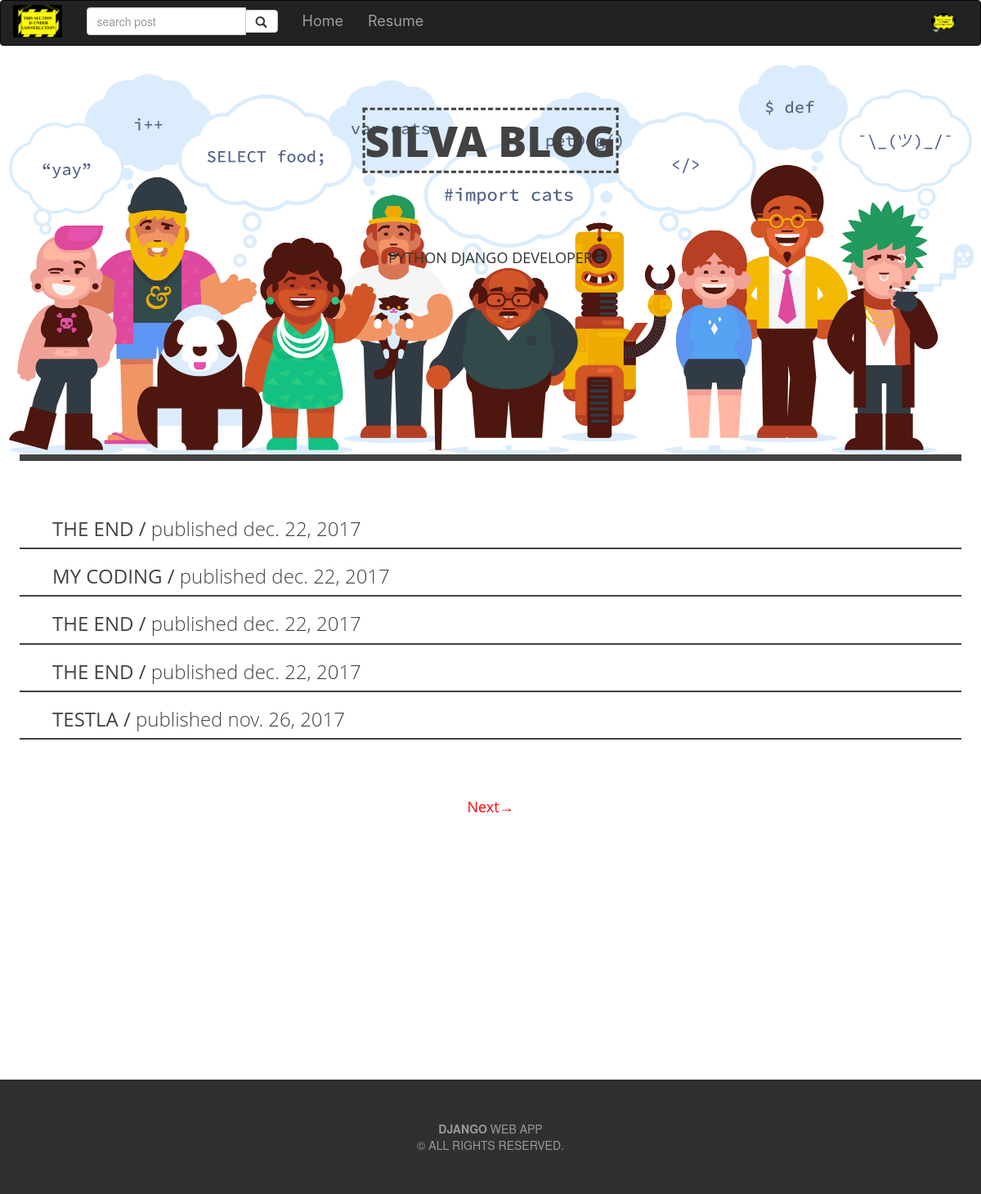
/post/list (signed in), run on the app's committed database.
### post/models.py (models this page shows, shortened)
class Post(models.Model):
    STATUS_CHOICE = (
       ('draft', 'Draft'),
       ('published', 'Published')
    )
    title    = models.CharField(max_length=50)
    slug     = models.SlugField(max_length=250 , unique_for_date='publish')
    author   = models.ForeignKey(User, related_name='blog_post')
    image = models.ImageField(upload_to=upload_location,
                                null=True,
                                blank=True,
                                height_field = 'height_field',
                                width_field = 'width_field',
                                )
    height_field = models.IntegerField(default=0)
    width_field = models.IntegerField(default=0)
    image_info = models.CharField(max_length=30, default='image info', null=True, blank=True)
    content  = models.TextField()
    publish  = models.DateTimeField(default=timezone.now)
    created  = models.DateTimeField(auto_now=True)
    updated  = models.DateTimeField(auto_now_add=True)
    status   = models.CharField(max_length=10, choices=STATUS_CHOICE, default='draft')
    objects = models.Manager()
    tags = TaggableManager()
    publishs = PostManager()
    class Meta:
        ordering = ('-publish',)
    def get_absolute_url(self):
        return reverse('post:post_detail', args=[self.publish.year,
                                 self.publish.month,
                                 self.publish.day,
                                 self.slug])

### post/views.py (the view)
class PostList(ListView):
    model = Post
    paginate_by = 5
    context_object_name = 'posts'
    def get_queryset(self):
        post_list = Post.publishs.all()
        if self.request.user.is_superuser or self.request.user.is_staff:
            post_list = Post.objects.all()
        return post_list
    template_name = 'post/list.html'

### post/models.py (called while the page is built)
    def get_queryset(self):
        pubquery = super(PostManager, self).get_queryset()
        query = pubquery.filter(status='published').filter(publish__lte=timezone.now())
        return query

### post/templates/post/list.html (shortened to what this page needs)
{% extends 'post/base.html' %}
{% block content %}
{% load static %}
<header class=" con-img" style="margin-top:20px;" >
		<img class="img-responsive"  src="{% static 'image\head.jpg'' %}" alt="image header">
		<p class="con-text" style="font-weight: 900;color: #424242; ">SILVA BLOG</p>
		<P class="con-bottom" style="text-transform: uppercase; ">python django developer</P>
</header>
<div class="head" style="border-top: solid #424242 8px; text-align: left; margin: 0px 24px 0px; mar
">
	<div style="padding-top: 50px">
	{% for post in posts %}
	<div style=" border-bottom: solid #424242 2px; 	font-family: "Open Sans", arial, sans-serif;" class="post-list" >
	    <ul style="list-style: none">
		        <li>
		        	<h3>
		        	<a href="{{ post.get_absolute_url }}">{{ post.title}} /
		        		<span style="text-transform: lowercase; font-weight: 100">Published {{ post.created|date}}
		        		</span>
		        	</a>
		       </h3>
		        </li>
		    </ul>
		</div>
		{% endfor %}
		</div>
	</div>
<div style="margin-top: 50px; margin-bottom: 300px;" class="paginator head">
{% include "post/pagination.html" %}
</div>
{% endblock %}

### static/css/base.css (style rules this page uses)
.head { font-family: "Open Sans", arial, sans-serif; text-align: center; }
.post-list a { color: #424242; text-decoration: none; text-transform: uppercase; }
.con-img { position: relative; text-align: center; font-family: "Open Sans", arial, sans-serif; }
.con-text { position: absolute; top: 20%; left: 50%; font-size: 52px; border-style: dashed; transform: translate(-50%, -50%); }
.con-bottom { position: absolute; top: 50%; left: 50%; transform: translate(-50%, -50%); font-size: 18px; }
html body { height: 100% }
* { box-sizing: border-box; -webkit-box-sizing: border-box; -moz-box-sizing: border-box; }

### data on the page
Post: title "THE END", created "dec. 22, 2017"
Post: title "MY CODING", created "dec. 22, 2017"
Post: title "THE END", created "dec. 22, 2017"
Post: title "THE END", created "dec. 22, 2017"
Post: title "TESTLA", created "nov. 26, 2017"
